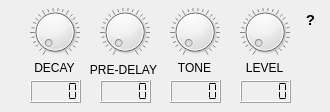
     <widget class="QWidget" name="hallTab">
      <attribute name="title">
       <string>Hall</string>
      </attribute>
      <widget class="QLabel" name="hallLevelLabel">
       <property name="geometry">
        <rect>
         <x>240</x>
         <y>60</y>
         <width>49</width>
         <height>16</height>
        </rect>
       </property>
       <property name="text">
        <string>LEVEL</string>
       </property>
       <property name="alignment">
        <set>Qt::AlignmentFlag::AlignCenter</set>
       </property>
      </widget>
      <widget class="QLCDNumber" name="hallPreDelayDisplay">
       <property name="geometry">
        <rect>
         <x>100</x>
         <y>80</y>
         <width>51</width>
         <height>23</height>
        </rect>
       </property>
       <property name="segmentStyle">
        <enum>QLCDNumber::SegmentStyle::Flat</enum>
       </property>
      </widget>
      <widget class="QLCDNumber" name="hallDecayDisplay">
       <property name="geometry">
        <rect>
         <x>30</x>
         <y>80</y>
         <width>51</width>
         <height>23</height>
        </rect>
       </property>
       <property name="segmentStyle">
        <enum>QLCDNumber::SegmentStyle::Flat</enum>
       </property>
      </widget>
      <widget class="QLabel" name="hallPreDelayLabel">
       <property name="geometry">
        <rect>
         <x>88</x>
         <y>60</y>
         <width>71</width>
         <height>20</height>
        </rect>
       </property>
       <property name="text">
        <string>PRE-DELAY</string>
       </property>
       <property name="alignment">
        <set>Qt::AlignmentFlag::AlignCenter</set>
       </property>
      </widget>
      <widget class="QDial" name="hallToneDial">
       <property name="geometry">
        <rect>
         <x>170</x>
         <y>0</y>
         <width>50</width>
         <height>64</height>
        </rect>
       </property>
       <property name="autoFillBackground">
        <bool>false</bool>
       </property>
       <property name="maximum">
        <number>100</number>
       </property>
       <property name="wrapping">
        <bool>false</bool>
       </property>
       <property name="notchesVisible">
        <bool>true</bool>
       </property>
      </widget>
      <widget class="QLabel" name="hallDecayLabel">
       <property name="geometry">
        <rect>
         <x>30</x>
         <y>60</y>
         <width>49</width>
         <height>16</height>
        </rect>
       </property>
       <property name="text">
        <string>DECAY</string>
       </property>
       <property name="alignment">
        <set>Qt::AlignmentFlag::AlignCenter</set>
       </property>
      </widget>
      <widget class="QLCDNumber" name="hallLevelDisplay">
       <property name="geometry">
        <rect>
         <x>240</x>
         <y>80</y>
         <width>51</width>
         <height>23</height>
        </rect>
       </property>
       <property name="segmentStyle">
        <enum>QLCDNumber::SegmentStyle::Flat</enum>
       </property>
      </widget>
      <widget class="QDial" name="hallLevelDial">
       <property name="geometry">
        <rect>
         <x>240</x>
         <y>0</y>
         <width>50</width>
         <height>64</height>
        </rect>
       </property>
       <property name="autoFillBackground">
        <bool>false</bool>
       </property>
       <property name="maximum">
        <number>100</number>
       </property>
       <property name="wrapping">
        <bool>false</bool>
       </property>
       <property name="notchesVisible">
        <bool>true</bool>
       </property>
      </widget>
      <widget class="QLabel" name="hallToneLabel">
       <property name="geometry">
        <rect>
         <x>170</x>
         <y>60</y>
         <width>49</width>
         <height>16</height>
        </rect>
       </property>
       <property name="text">
        <string>TONE</string>
       </property>
       <property name="alignment">
        <set>Qt::AlignmentFlag::AlignCenter</set>
       </property>
      </widget>
      <widget class="QDial" name="hallDecayDial">
       <property name="geometry">
        <rect>
         <x>30</x>
         <y>0</y>
         <width>50</width>
         <height>64</height>
        </rect>
       </property>
       <property name="autoFillBackground">
        <bool>false</bool>
       </property>
       <property name="maximum">
        <number>100</number>
       </property>
       <property name="wrapping">
        <bool>false</bool>
       </property>
       <property name="notchesVisible">
        <bool>true</bool>
       </property>
      </widget>
      <widget class="QLCDNumber" name="hallToneDisplay">
       <property name="geometry">
        <rect>
         <x>170</x>
         <y>80</y>
         <width>51</width>
         <height>23</height>
        </rect>
       </property>
       <property name="segmentStyle">
        <enum>QLCDNumber::SegmentStyle::Flat</enum>
       </property>
      </widget>
      <widget class="QDial" name="hallPreDelayDial">
       <property name="geometry">
        <rect>
         <x>100</x>
         <y>0</y>
         <width>50</width>
         <height>64</height>
        </rect>
       </property>
       <property name="autoFillBackground">
        <bool>false</bool>
       </property>
       <property name="maximum">
        <number>100</number>
       </property>
       <property name="wrapping">
        <bool>false</bool>
       </property>
       <property name="notchesVisible">
        <bool>true</bool>
       </property>
      </widget>
      <widget class="QLabel" name="hallHelpLabel">
       <property name="geometry">
        <rect>
         <x>300</x>
         <y>10</y>
         <width>21</width>
         <height>21</height>
        </rect>
       </property>
       <property name="toolTip">
        <string>&lt;html&gt;&lt;head/&gt;&lt;body&gt;&lt;p align=&quot;center&quot;&gt;&lt;span style=&quot; font-size:14pt;&quot;&gt;Acoustic reflections of a hall-sized space&lt;/span&gt;&lt;/p&gt;&lt;p align=&quot;center&quot;&gt;&lt;img src=&quot;:/Reverb_Hall/resources/reverb/hall.png&quot;/&gt;&lt;/p&gt;&lt;/body&gt;&lt;/html&gt;</string>
       </property>
       <property name="text">
        <string>&lt;html&gt;&lt;head/&gt;&lt;body&gt;&lt;p align=&quot;center&quot;&gt;&lt;span style=&quot; font-size:11pt; font-weight:700;&quot;&gt;?&lt;/span&gt;&lt;/p&gt;&lt;/body&gt;&lt;/html&gt;</string>
       </property>
      </widget>
     </widget>
